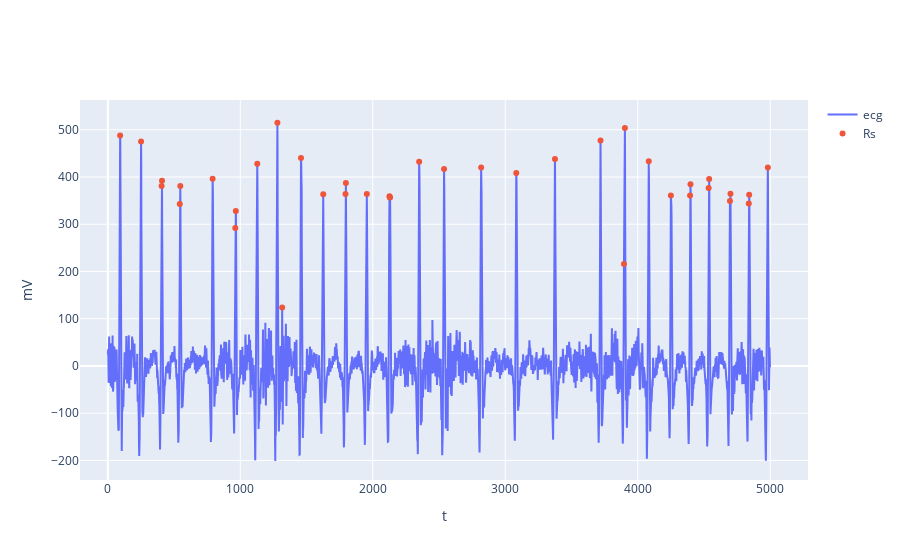

The code cell stored with this chart in its notebook:
### Code cell
# find Rs
R_indices, _ = find_peaks(filtered_ecg, height=factor*mad)
Rs = filtered_ecg[R_indices]
fig = make_subplots(shared_xaxes=True, shared_yaxes=True)
fig.add_trace(
    go.Line(y=filtered_ecg, x=np.arange(len(filtered_ecg)), name='ecg')
)
fig.add_trace(
    go.Scatter(x=R_indices, y=Rs, mode='markers', name='Rs')
)
fig.update_xaxes(title_text="t")
fig.update_yaxes(title_text="mV")
fig.show()

### Figure 1 — Plotly figure (JSON) as saved in the notebook; plotly's stock layout.template omitted (floating-point values rounded to 4 significant figures; data arrays with more than 128 entries replaced by an {"elided": "..."} marker saying what was removed)
{"data": [{"name": "ecg", "type": "scatter", "x": {"elided": "5000 int values"}, "y": {"elided": "5000 float values"}}, {"mode": "markers", "name": "Rs", "type": "scatter", "x": [93, 251, 406, 409, 543, 547, 791, 962, 966, 1128, 1280, 1316, 1458, 1626, 1794, 1797, 1955, 2126, 2128, 2130, 2350, 2538, 2818, 3083, 3375, 3719, 3896, 3903, 4083, 4250, 4395, 4398, 4535, 4539, 4696, 4700, 4838, 4841, 4982], "y": [487.8, 475.0, 380.8, 391.9, 342.6, 381.2, 396.2, 292.1, 327.8, 427.9, 514.9, 123.6, 440.3, 363.7, 364.1, 387.3, 364.2, 359.5, 357.0, 356.3, 432.1, 416.8, 420.2, 408.3, 438.2, 477.2, 216.1, 503.5, 433.6, 360.6, 361.0, 384.8, 377.0, 395.6, 349.1, 364.3, 343.7, 362.5, 420.4]}], "layout": {"xaxis": {"anchor": "y", "domain": [0, 1], "title": {"text": "t"}}, "yaxis": {"anchor": "x", "domain": [0, 1], "title": {"text": "mV"}}}}
